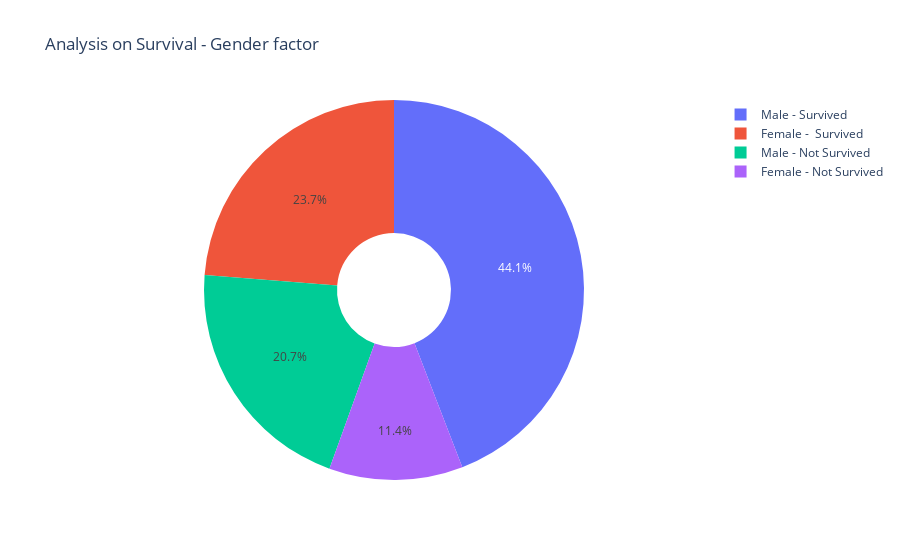

Notebook code cell kept with this figure:
### Markdown cell above
### Analysis on survival rate (sex factor)

### Code cell
male = heart_data[heart_data["sex"]==1]
female = heart_data[heart_data["sex"]==0]
male_survival= male[male["DEATH_EVENT"]==0]
female_survival= female[female["DEATH_EVENT"]==0]
## assign the labels
labels = ['Male - Survived','Male - Not Survived', "Female -  Survived", "Female - Not Survived"]
## value is set according to the labels
values = [len(male[heart_data["DEATH_EVENT"]==0]),len(male[heart_data["DEATH_EVENT"]==1]),
         len(female[heart_data["DEATH_EVENT"]==0]),len(female[heart_data["DEATH_EVENT"]==1])]
fig = go.Figure(data=[go.Pie(labels=labels,values=values,hole=.3)])
fig.update_layout(
    title_text = "Figure 4: Analysis on Survival - Gender factor"
)
fig.show()

### Figure 1 — Plotly figure (JSON) as saved in the notebook; plotly's stock layout.template omitted (floating-point values rounded to 4 significant figures)
{"data": [{"hole": 0.3, "labels": ["Male - Survived", "Male - Not Survived", "Female -  Survived", "Female - Not Survived"], "type": "pie", "values": [132, 62, 71, 34]}], "layout": {"title": {"text": "Analysis on Survival - Gender factor"}}}
